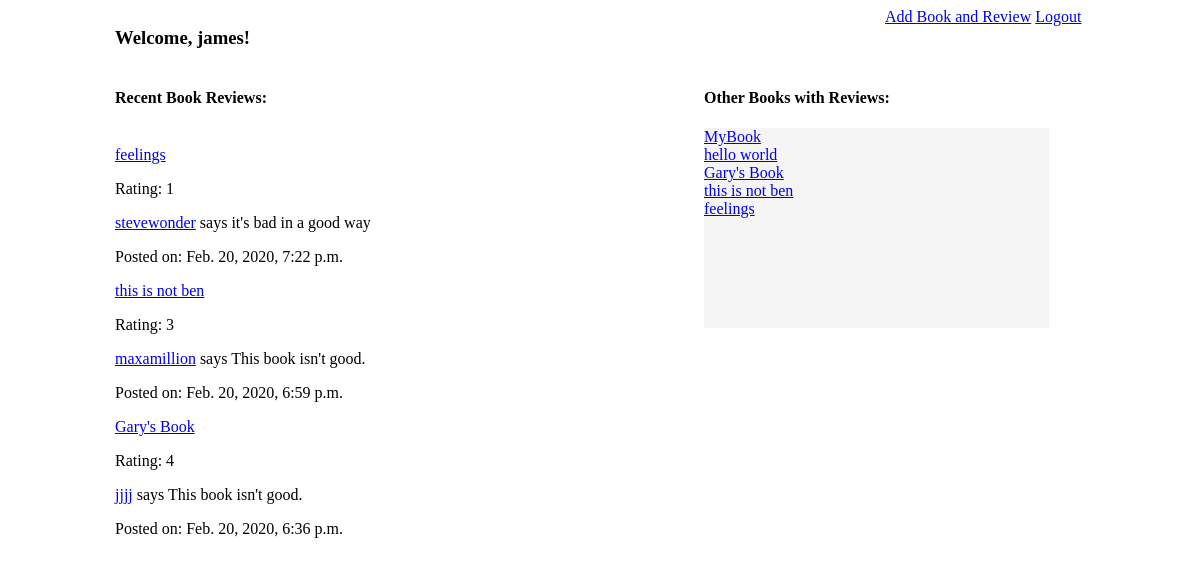
The page /success/2 (signed in) on the database its author committed.
### DojoReads_app/models.py (models this page shows)
class User(models.Model):
    name = models.CharField(max_length=255)
    alias = models.CharField(max_length=255)
    email = models.CharField(max_length=255)
    password = models.CharField(max_length=255)
    created_at = models.DateTimeField(auto_now_add=True)
    updated_at = models.DateTimeField(auto_now=True)
    objects = UserManager()

class Book(models.Model):
    title = models.CharField(max_length=255)
    author = models.ForeignKey(Author, related_name="books_written", on_delete=models.CASCADE)
    uploaded_by = models.ForeignKey(User, related_name="books_uploaded", on_delete = models.CASCADE)
    created_at = models.DateTimeField(auto_now_add=True)
    updated_at = models.DateTimeField(auto_now=True)

class Review(models.Model):
    books = models.ForeignKey(Book, related_name = "book", on_delete = models.CASCADE)
    ratings = models.IntegerField()
    user_reviewer = models.ForeignKey(User, related_name="reviewers", on_delete = models.CASCADE)
    created_at = models.DateTimeField(auto_now_add=True)
    updated_at = models.DateTimeField(auto_now=True)
    written_review = models.TextField()

### DojoReads_app/views.py (the view)
# urls.py: path('success/<int:user_Val>', views.successDisplay), # create user success
def successDisplay(request, user_Val):
    users = User.objects.get(id = user_Val)
    books = Book.objects.all()
    filter_books = Book.objects.filter().order_by('-id')[:3]
    reviews = Review.objects.all()
    all_users = User.objects.all()
    if "user" not in request.session:
        return redirect("/")
    context = {
        "create_user": users,
        "these_books": books,
        "all_reviews": reviews,
        "the_users": all_users,
        "three_books": filter_books,
    }
    return render(request, "BookPage.html", context)

### DojoReads_app/templates/BookPage.html (shortened to what this page needs)
<!DOCTYPE html>
<html lang="en">
<head>
    {% load static %}
    <link rel="stylesheet" href="{% static 'css/BookPage.css' %}">
</head>
<body>
    <div id="wrapper">
        <h3 id="welcomeword">Welcome, {{ create_user.name }}!</h3>
        <div id="logoradd">
            <a href = "/books/add" id = "AddaBook">Add Book and Review</a>
            <a href="/logoutUser" id = "Logoutlink">Logout</a>
        </div>
        <br>
        <div id="topThreeBox">
            <h4>Recent Book Reviews:</h4>
            <br>
            {% for top_books in three_books %}
                <a href="/books/{{top_books.id}}">{{ top_books.title }}</a><br>
                {% for the_reviews in all_reviews %}
                    {% if the_reviews.books.id == top_books.id %}
                        <p>Rating: {{ the_reviews.ratings }}</p>
                        <p><a href="/users/{{ the_reviews.user_reviewer.id }}">{{ the_reviews.user_reviewer.alias }}</a> says {{ the_reviews.written_review }} </p>
                        <p>Posted on: {{ the_reviews.created_at }}</p>
                    {% endif %}
                {% endfor %}
            {% endfor %}
        </div>
        <div id="otherReviewBox">
            <h4 id="OtherBook">Other Books with Reviews: </h4>
                <div id="BookSelectBox">
                    {% for all_other_books in these_books %}
                    <a href="/books/{{all_other_books.id}}"> {{ all_other_books.title }} </a></br>
                    {% endfor %}
                </div>
        </div>
    </div>
</body>
</html>

### DojoReads_app/static/css/BookPage.css (style rules this page uses)
#wrapper { width: 970px; min-height: 900px; background-color: white; margin: 0px auto; }
#BookSelectBox { width: 345px; min-height: 200px; background-color: whitesmoke; overflow-y: scroll; display: block; }
#OtherBook { display: inline-block; }
#welcomeword { display:inline-block; }
#logoradd { height: 25px; width: 200px; background-color: white; display: inline-block; float: right; }
#topThreeBox { min-height: 450px; width: 400px; background-color: white; display: inline-block; }
#otherReviewBox { min-height: 450px; width: 380px; background-color: white; display: inline-block; vertical-align: top; margin-left: 185px; }

### rows shown on the page
User: name "james"
Book: title "feelings"
Review: ratings "1", user_reviewer.alias "stevewonder", written_review "it's bad in a good way", created_at "Feb. 20, 2020, 7:22 p.m."
Book: title "this is not ben"
Review: ratings "3", user_reviewer.alias "maxamillion", written_review "This book isn't good.", created_at "Feb. 20, 2020, 6:59 p.m."
Book: title "Gary's Book"
Review: ratings "4", user_reviewer.alias "jjjj", written_review "This book isn't good.", created_at "Feb. 20, 2020, 6:36 p.m."
Book: title "MyBook"
Book: title "hello world"
